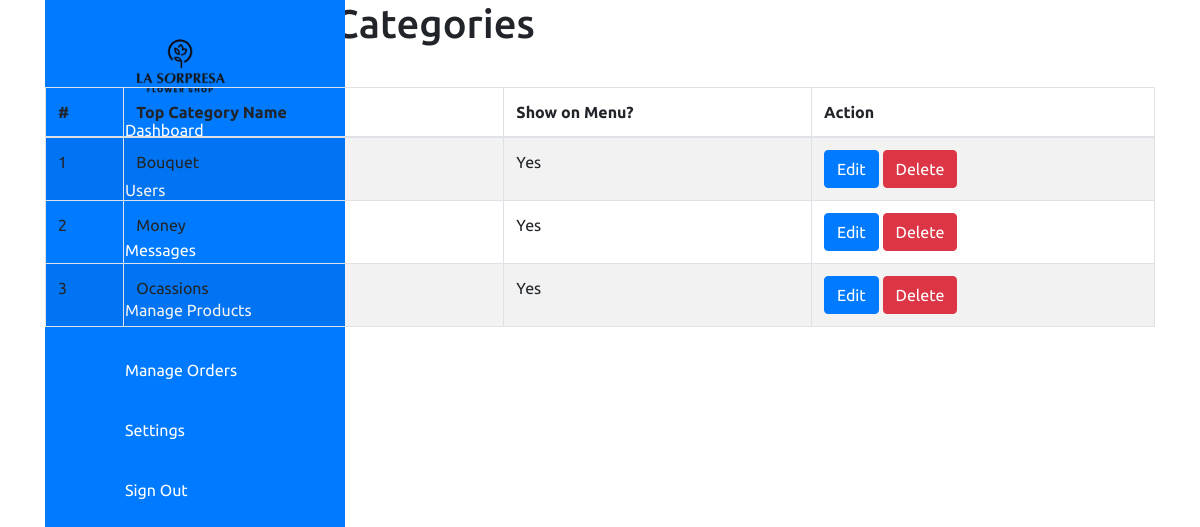
The page /admin/settings/topcategory.php (signed in) on the database as committed earlier.
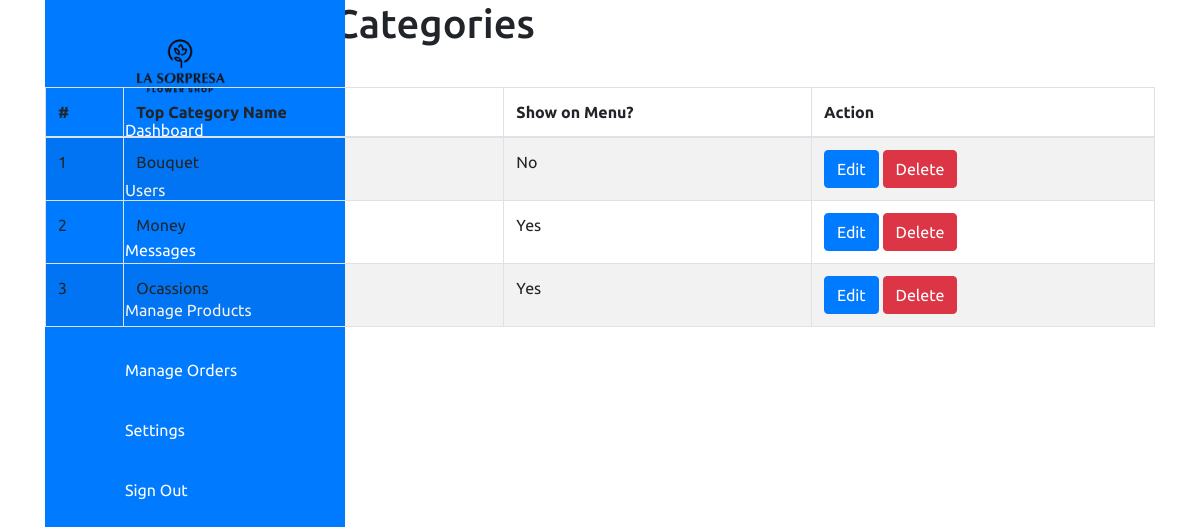
The same page on the database as committed later.
### tables this page shows
CREATE TABLE `top_category` (
  `tcat_id` int(11) NOT NULL,
  `tcat_name` varchar(255) NOT NULL,
  `show_on_menu` int(1) NOT NULL
);

### admin/settings/topcategory.php (the view, shortened to what this page needs)
<?php require_once('../header.php'); ?>
<body>
    <div class="container">
        <div class="navigation">
            <ul>
                <li>
                    <a href="#">
                        <div class="logo-container">
                            <img src="../images/logo.png" alt="Logo" class="logo" />
                        </div>
                        <span class="title"></span>
                    </a>
                </li>
                <li>
                    <a href="../dashboard.php">
                        <span class="icon">
                        </span>
                        <span class="title">Dashboard</span>
                    </a>
                </li>
                <li>
                    <a href="../users.php">
                        <span class="icon">
                        </span>
                        <span class="title">Users</span>
                    </a>
                </li>
                <li>
                    <a href="#">
                        <span class="icon">
                        </span>
                        <span class="title">Messages</span>
                    </a>
                </li>
                <li>
                    <a href="../product/product.php">
                        <span class="icon">
                        </span>
                        <span class="title">Manage Products</span>
                    </a>
                </li>
                <li>
                    <a href="#">
                        <span class="icon">
                        </span>
                        <span class="title">Manage Orders</span>
                    </a>
                </li>
                <li>
                    <a href="../settings.php">
                        <span class="icon">
                        </span>
                        <span class="title">Settings</span>
                    </a>
                </li>
                <li>
                    <a href="../logout.php">
                        <span class="icon">
                        </span>
                        <span class="title">Sign Out</span>
                    </a>
                </li>
            </ul>
        </div>
<section class="content-header">
	<div class="content-header-left">
		<h1>View Top Level Categories</h1>
	</div>
	<div class="content-header-right">
		<a href="topcategory-add.php" class="btn btn-primary btn-sm">Add New</a>
	</div>
</section>
<section class="content">
  <div class="row">
    <div class="col-md-12">
      <div class="box box-info">
        <div class="box-body table-responsive">
          <table id="example1" class="table table-bordered table-hover table-striped">
			<thead>
			    <tr>
			        <th>#</th>
			        <th>Top Category Name</th>
                    <th>Show on Menu?</th>
			        <th>Action</th>
			    </tr>
			</thead>
            <tbody>
            	<?php
            	$i=0;
            	$statement = $pdo->prepare("SELECT * FROM top_category ORDER BY tcat_id DESC");
            	$statement->execute();
            	$result = $statement->fetchAll(PDO::FETCH_ASSOC);
            	foreach ($result as $row) {
            		$i++;
            		?>
					<tr>
	                    <td><?php echo $i; ?></td>
	                    <td><?php echo $row['tcat_name']; ?></td>
                        <td>
                            <?php
                                if($row['show_on_menu'] == 1) {
                                    echo 'Yes';
                                } else {
                                    echo 'No';
                                }
                            ?>
                        </td>
	                    <td>
	                        <a href="topcategory-edit.php?id=<?php echo $row['tcat_id']; ?>" class="btn btn-primary btn-xs">Edit</a>
	                        <a href="#" class="btn btn-danger btn-xs" data-href="topcategory-delete.php?id=<?php echo $row['tcat_id']; ?>" data-toggle="modal" data-target="#confirm-delete">Delete</a>
	                    </td>
	                </tr>
            		<?php
            	}
            	?>
            </tbody>
          </table>
        </div>
      </div>
</section>

Rows that differ between the two databases and show on the page:
changed top_category "Bouquet": show_on_menu "Yes" → "No"
